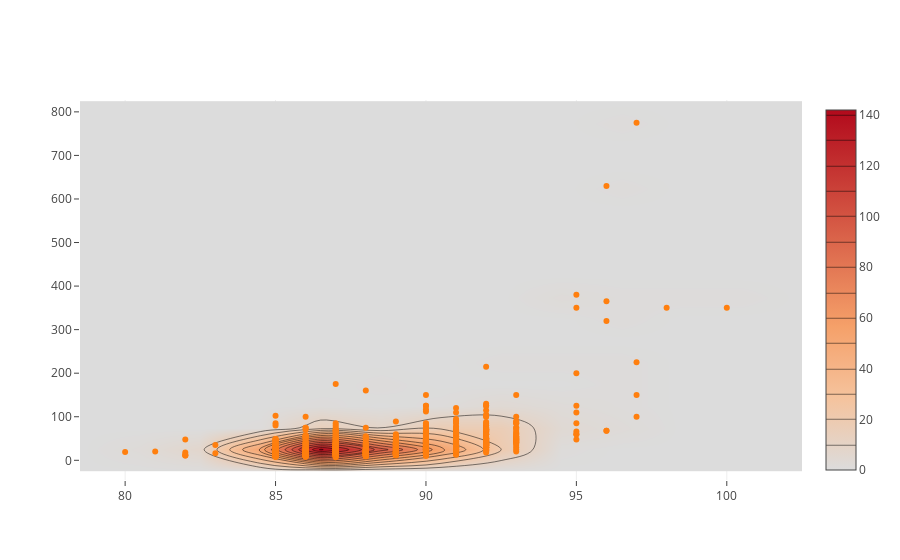

The cell this chart's notebook holds for it:
### Markdown cell above
This chart is fully interactive. We can use the toolbar on the top-right to perform various operations on the data: zooming and panning, for example. When we hover over a data point, we get a tooltip. We can even save the plot as a PNG image.

This chart also demonstrates the *disadvantage* of this fancier plotting library. In order to keep performance reasonable, we had to limit ourselves to the first 1000 points in the dataset. While this was necessary anyway (to avoid too much overplotting) it's important to note that in general, interactive graphics are much, much more resource-intensive than static ones. It's easier to "max out" how many points of data you can show.

Notice the "shape" of the `plotly` API. `iplot` takes a list of plot objects and composes them for you, plotting the combined end result. This makes it easy to stack plots.

As another example, here's a KDE plot (what `plotly` refers to as a `Histogram2dContour`) *and* scatter plot of the same data.

### Code cell
iplot([go.Histogram2dContour(x=reviews.head(500)['points'], 
                             y=reviews.head(500)['price'], 
                             contours=go.Contours(coloring='heatmap')),
       go.Scatter(x=reviews.head(1000)['points'], y=reviews.head(1000)['price'], mode='markers')])

### Figure 1 — Plotly figure (JSON) as saved in the notebook; plotly's stock layout.template omitted (floating-point values rounded to 4 significant figures; data arrays with more than 128 entries replaced by an {"elided": "..."} marker saying what was removed)
{"data": [{"contours": {"coloring": "heatmap"}, "x": {"elided": "500 int values"}, "y": {"elided": "500 int values"}, "type": "histogram2dcontour", "uid": "c7c5e236-d5c6-11e8-8674-fb13798f140d"}, {"mode": "markers", "x": {"elided": "1000 int values"}, "y": {"elided": "1000 int values"}, "type": "scatter", "uid": "c7c5e434-d5c6-11e8-8674-fb13798f140d"}], "layout": {}}
